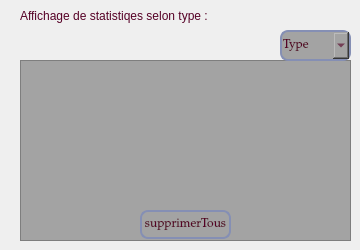
          <widget class="QWidget" name="tab_4">
           <attribute name="title">
            <string>Page</string>
           </attribute>
           <widget class="QTableWidget" name="tableView">
            <property name="geometry">
             <rect>
              <x>20</x>
              <y>60</y>
              <width>331</width>
              <height>181</height>
             </rect>
            </property>
            <property name="styleSheet">
             <string notr="true">background-color:#A3A3A3;
color: rgb(86, 1, 38);</string>
            </property>
           </widget>
           <widget class="QLabel" name="label_9">
            <property name="geometry">
             <rect>
              <x>20</x>
              <y>0</y>
              <width>301</width>
              <height>31</height>
             </rect>
            </property>
            <property name="styleSheet">
             <string notr="true">color: rgb(86, 1, 38);
font: 900 italic 10pt &quot;Segoe UI&quot;;</string>
            </property>
            <property name="text">
             <string>Affichage de statistiqes selon type :</string>
            </property>
           </widget>
           <widget class="QComboBox" name="comboBox_tri_2">
            <property name="geometry">
             <rect>
              <x>280</x>
              <y>30</y>
              <width>71</width>
              <height>31</height>
             </rect>
            </property>
            <property name="styleSheet">
             <string notr="true">background-color: white;
padding: 1px;
border-style: solid;
border: 2px solid #858fb4;
border-radius: 8px;
font-size: 12px;
font-family: Palatino Linotype;
color: rgb(86, 1, 38);
background-color:#A3A3A3;
color: rgb(86, 1, 38);</string>
            </property>
            <item>
             <property name="text">
              <string>Type</string>
             </property>
            </item>
            <item>
             <property name="text">
              <string>Date</string>
             </property>
            </item>
           </widget>
           <widget class="QPushButton" name="pushButton_18">
            <property name="geometry">
             <rect>
              <x>140</x>
              <y>210</y>
              <width>91</width>
              <height>29</height>
             </rect>
            </property>
            <property name="styleSheet">
             <string notr="true">background-color: white;
padding: 1px;
border-style: solid;
border: 2px solid #858fb4;
border-radius: 8px;
font-size: 12px;
font-family: Palatino Linotype;
color: rgb(86, 1, 38);
background-color:#A3A3A3;
color: rgb(86, 1, 38);</string>
            </property>
            <property name="text">
             <string>supprimerTous</string>
            </property>
           </widget>
          </widget>
